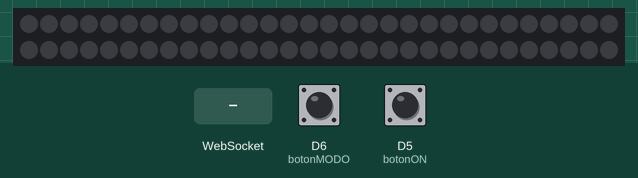
Simulated run of this sketch. Board: ESP8266 (NodeMCU). On the bench: 60 RGB LEDs in strip order, left to right, continuing on the next row. Inputs (shaded band) come from the test bench; at power-on: D5 (botonON) HIGH, D6 (botonMODO) HIGH. WiFi joins after 1.5 s; servers stay silent unless stated; storage starts empty; what the sketch prints to the serial monitor is not drawn.

Above: at 3.2 s.
3.3 s: WebSocket text "rain" received
At 4.4 s:
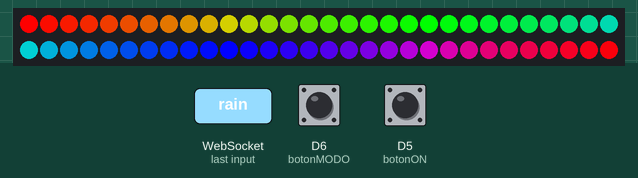
4.9 s: D5 (botonON) pulled LOW for 0.15 s
At 6.0 s:
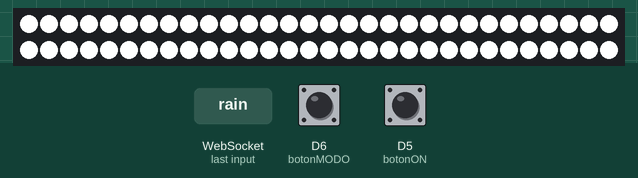
6.5 s: D6 (botonMODO) pulled LOW for 0.15 s
At 7.2 s:
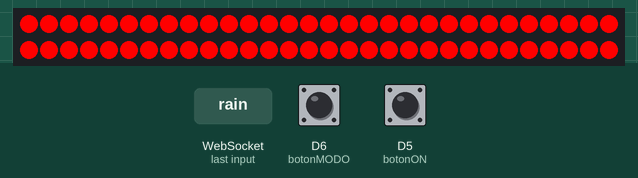
8.1 s: D6 (botonMODO) pulled LOW for 1 s
At 8.4 s:
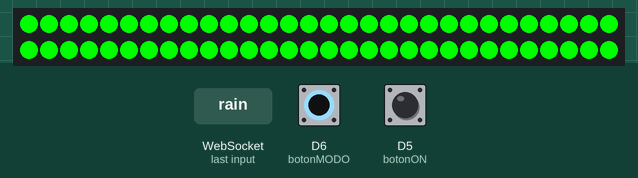
10.6 s: D6 (botonMODO) pulled LOW for 0.15 s
At 11.5 s:
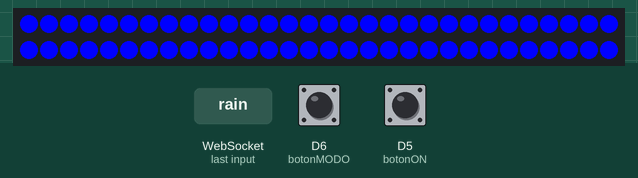
Timing chart, 0 to 13.6 s (numbered marks = the images above; inputs shaded):
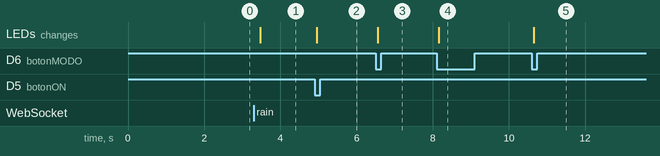

The sketch:

neopixelServer.ino
```cpp
// Neopixel strip web control
// Pablo Sebastián Areas Cárcano
//
// reference,
// https://RandomNerdTutorials.com/esp8266-nodemcu-web-server-websocket-sliders/

#include <Arduino.h>
#include <ESP8266WiFi.h>
#include <ESPAsyncTCP.h>
#include <ESPAsyncWebServer.h>
#include "LittleFS.h"
#include <Arduino_JSON.h>
#include <ESP8266mDNS.h>
#include <WiFiUdp.h>
#include <ArduinoOTA.h>

#include <ezButton.h>
ezButton botonON(D5);
ezButton botonMODO(D6);
int encendido = 0, modo = 1; //modo de 1 a 5

#include <Adafruit_NeoPixel.h>
#define LED_PIN D1 // salida de datos
#define LED_COUNT 60 //cantidad de leds
#define BRIGHTNESS 255 //brillo maximo, max 255
Adafruit_NeoPixel strip(LED_COUNT, LED_PIN, NEO_GRBW + NEO_KHZ800);

int r = 0, g = 0, b = 0, w = 0;
int posicion = 27, pos_min = 0, pos_max = 0, ancho = 54;

// Replace with your network credentials
const char* ssid = "yourssid";
const char* password = "yourpassword";

// Create AsyncWebServer object on port 80
AsyncWebServer server(80);

// Create a WebSocket object
AsyncWebSocket ws("/ws");

String message = "";
String sliderValue1 = "0"; //r
String sliderValue2 = "0"; //g
String sliderValue3 = "0"; //b
String sliderValue4 = "0"; //w
String sliderValue5 = "50";  //posicion
String sliderValue6 = "100";  //ancho

//Json Variable to Hold Slider Values
JSONVar sliderValues;

//Get Slider Values
String getSliderValues() {
  sliderValues["sliderValue1"] = String(sliderValue1);
  sliderValues["sliderValue2"] = String(sliderValue2);
  sliderValues["sliderValue3"] = String(sliderValue3);
  sliderValues["sliderValue4"] = String(sliderValue4);
  sliderValues["sliderValue5"] = String(sliderValue5);
  sliderValues["sliderValue6"] = String(sliderValue6);

  String jsonString = JSON.stringify(sliderValues);
  return jsonString;
}

// Initialize LittleFS
void initFS() {
  if (!LittleFS.begin()) {
    Serial.println("An error has occurred while mounting LittleFS");
  }
  else {
    Serial.println("LittleFS mounted successfully");
  }
}

// Initialize WiFi
void initWiFi() {
  WiFi.mode(WIFI_STA);
  WiFi.begin(ssid, password);
  Serial.print("Connecting to WiFi ..");
  while (WiFi.status() != WL_CONNECTED) {
    Serial.print('.');
    delay(1000);
  }
  Serial.println(WiFi.localIP());
}

void actualiza_tira() {
  strip.clear();

  pos_min = posicion - ancho;
  pos_max = posicion + ancho;

  for (int i = pos_min; i < pos_max; i++) {
    strip.setPixelColor(i, r, g, b, w);
  }

  strip.show();
}

void muestra_blanco() {
  r = 0; sliderValue1 = "0";
  g = 0; sliderValue2 = "0";
  b = 0; sliderValue3 = "0";
  w = 255; sliderValue4 = "100";
  posicion = LED_COUNT / 2; sliderValue5 = "50";
  ancho = LED_COUNT; sliderValue6 = "100";

  actualiza_tira();
  notifyClients(getSliderValues());
}

void muestra_rojo() {
  r = 255; sliderValue1 = "100";
  g = 0; sliderValue2 = "0";
  b = 0; sliderValue3 = "0";
  w = 0; sliderValue4 = "0";
  posicion = LED_COUNT / 2; sliderValue5 = "50";
  ancho = LED_COUNT; sliderValue6 = "100";

  actualiza_tira();
  notifyClients(getSliderValues());
}

void muestra_verde() {
  r = 0; sliderValue1 = "0";
  g = 255; sliderValue2 = "100";
  b = 0; sliderValue3 = "0";
  w = 0; sliderValue4 = "0";
  posicion = LED_COUNT / 2; sliderValue5 = "50";
  ancho = LED_COUNT; sliderValue6 = "100";

  actualiza_tira();
  notifyClients(getSliderValues());
}

void muestra_azul() {
  r = 0; sliderValue1 = "0";
  g = 0; sliderValue2 = "0";
  b = 255; sliderValue3 = "100";
  w = 0; sliderValue4 = "0";
  posicion = LED_COUNT / 2; sliderValue5 = "50";
  ancho = LED_COUNT; sliderValue6 = "100";

  actualiza_tira();
  notifyClients(getSliderValues());
}

// Input a value 0 to 255 to get a color value.
// The colours are a transition r - g - b - back to r.
uint32_t Wheel(byte WheelPos) {
  WheelPos = 255 - WheelPos;
  if (WheelPos < 85) {
    return strip.Color(255 - WheelPos * 3, 0, WheelPos * 3);
  }
  if (WheelPos < 170) {
    WheelPos -= 85;
    return strip.Color(0, WheelPos * 3, 255 - WheelPos * 3);
  }
  WheelPos -= 170;
  return strip.Color(WheelPos * 3, 255 - WheelPos * 3, 0);
}

void muestra_rainbow() {
  uint16_t i, j;
  for (j = 0; j < 256 * 5; j++) { // 5 cycles of all colors on wheel
    for (i = 0; i < strip.numPixels(); i++) {
      strip.setPixelColor(i, Wheel(((i * 256 / strip.numPixels()) + j) & 255));
    }
    strip.show();
    delay(20);
  }
}

void muestra_rainbow_static() {
  uint16_t i;

  for (i = 0; i < strip.numPixels(); i++) {
    strip.setPixelColor(i, Wheel(((i * 256 / strip.numPixels())) & 255));
    strip.show();
  }
}

void apaga() {
  r = 0; sliderValue1 = "0";
  g = 0; sliderValue2 = "0";
  b = 0; sliderValue3 = "0";
  w = 0; sliderValue4 = "0";
  posicion = LED_COUNT / 2; sliderValue5 = "50";
  ancho = LED_COUNT; sliderValue6 = "100";

  actualiza_tira();
  notifyClients(getSliderValues());
}

void notifyClients(String sliderValues) {
  ws.textAll(sliderValues);
}

void handleWebSocketMessage(void *arg, uint8_t *data, size_t len) {
  AwsFrameInfo *info = (AwsFrameInfo*)arg;
  if (info->final && info->index == 0 && info->len == len && info->opcode == WS_TEXT) {
    data[len] = 0;
    message = (char*)data;
    if (message.indexOf("1s") >= 0) {
      sliderValue1 = message.substring(2);
      r = map(sliderValue1.toInt(), 0, 100, 0, 255);
      actualiza_tira();
      Serial.println(r);
      Serial.print(getSliderValues());
      notifyClients(getSliderValues());
    }
    if (message.indexOf("2s") >= 0) {
      sliderValue2 = message.substring(2);
      g = map(sliderValue2.toInt(), 0, 100, 0, 255);
      actualiza_tira();
      Serial.println(g);
      Serial.print(getSliderValues());
      notifyClients(getSliderValues());
    }
    if (message.indexOf("3s") >= 0) {
      sliderValue3 = message.substring(2);
      b = map(sliderValue3.toInt(), 0, 100, 0, 255);
      actualiza_tira();
      Serial.println(b);
      Serial.print(getSliderValues());
      notifyClients(getSliderValues());
    }
    if (message.indexOf("4s") >= 0) {
      sliderValue4 = message.substring(2);
      w = map(sliderValue4.toInt(), 0, 100, 0, 255);
      actualiza_tira();
      Serial.println(w);
      Serial.print(getSliderValues());
      notifyClients(getSliderValues());
    }
    if (message.indexOf("5s") >= 0) {
      sliderValue5 = message.substring(2);
      posicion = map(sliderValue5.toInt(), 0, 100, 0, 60);
      actualiza_tira();
      Serial.println(posicion);
      Serial.print(getSliderValues());
      notifyClients(getSliderValues());
    }
    if (message.indexOf("6s") >= 0) {
      sliderValue6 = message.substring(2);
      ancho = map(sliderValue6.toInt(), 0, 100, 0, 30);
      actualiza_tira();
      Serial.println(ancho);
      Serial.print(getSliderValues());
      notifyClients(getSliderValues());
    }
    if (message.indexOf("rain") >= 0) {
      muestra_rainbow_static();
    }
    if (message.indexOf("apaga") >= 0) {
      apaga();
    }
    if (strcmp((char*)data, "getValues") == 0) {
      notifyClients(getSliderValues());
    }
  }
}

void onEvent(AsyncWebSocket *server, AsyncWebSocketClient *client, AwsEventType type, void *arg, uint8_t *data, size_t len) {
  switch (type) {
    case WS_EVT_CONNECT:
      Serial.printf("WebSocket client #%u connected from %s\n", client->id(), client->remoteIP().toString().c_str());
      break;
    case WS_EVT_DISCONNECT:
      Serial.printf("WebSocket client #%u disconnected\n", client->id());
      break;
    case WS_EVT_DATA:
      handleWebSocketMessage(arg, data, len);
      break;
    case WS_EVT_PONG:
    case WS_EVT_ERROR:
      break;
  }
}

void initWebSocket() {
  ws.onEvent(onEvent);
  server.addHandler(&ws);
}

void setup() {
  Serial.begin(115200);

  botonON.setDebounceTime(50); //50ms
  botonMODO.setDebounceTime(50);

  strip.begin(); //inicializa tira
  strip.show(); //apaga tira
  strip.setBrightness(BRIGHTNESS);

  initFS();
  initWiFi();
  initWebSocket();

  // Web Server Root URL
  server.on("/", HTTP_GET, [](AsyncWebServerRequest * request) {
    request->send(LittleFS, "/index.html", "text/html");
  });

  server.serveStatic("/", LittleFS, "/");

  // Start server
  server.begin();

  ArduinoOTA.onStart([]() {
    Serial.println("Start");
  });
  ArduinoOTA.onEnd([]() {
    Serial.println("\nEnd");
  });
  ArduinoOTA.onProgress([](unsigned int progress, unsigned int total) {
    Serial.printf("Progress: %u%%\r", (progress / (total / 100)));
  });
  ArduinoOTA.onError([](ota_error_t error) {
    Serial.printf("Error[%u]: ", error);
    if (error == OTA_AUTH_ERROR) Serial.println("Auth Failed");
    else if (error == OTA_BEGIN_ERROR) Serial.println("Begin Failed");
    else if (error == OTA_CONNECT_ERROR) Serial.println("Connect Failed");
    else if (error == OTA_RECEIVE_ERROR) Serial.println("Receive Failed");
    else if (error == OTA_END_ERROR) Serial.println("End Failed");
  });
  ArduinoOTA.begin();
}

void loop() {
  ArduinoOTA.handle();

  ws.cleanupClients();

  botonON.loop();
  botonMODO.loop();

  if (botonON.isPressed()) {
    encendido = !encendido;
    if (encendido)
      muestra_blanco();
    else {
      apaga();
      modo = 1;
    }
  }

  if (botonMODO.isPressed()) {
    if (encendido) {
      modo++;
      if (modo == 6)
        modo = 1;

      switch (modo) {
        case 1:
          muestra_blanco();
          break;
        case 2:
          muestra_rojo();
          break;
        case 3:
          muestra_verde();
          break;
        case 4:
          muestra_azul();
          break;
        case 5:
          muestra_rainbow();
          break;
        default:
          break;
      }
    }
  }
}
```

Measured:
- after the input at 3.3 s, the LEDs: change after 0.17 s (image 1)
- after the input at 4.9 s, the LEDs: change after 0.05 s (image 2)
- after the input at 6.5 s, the LEDs: change after 0.05 s (image 3)
- after the input at 8.1 s, the LEDs: change after 0.05 s (image 4)
- after the input at 10.6 s, the LEDs: change after 0.05 s (image 5)
